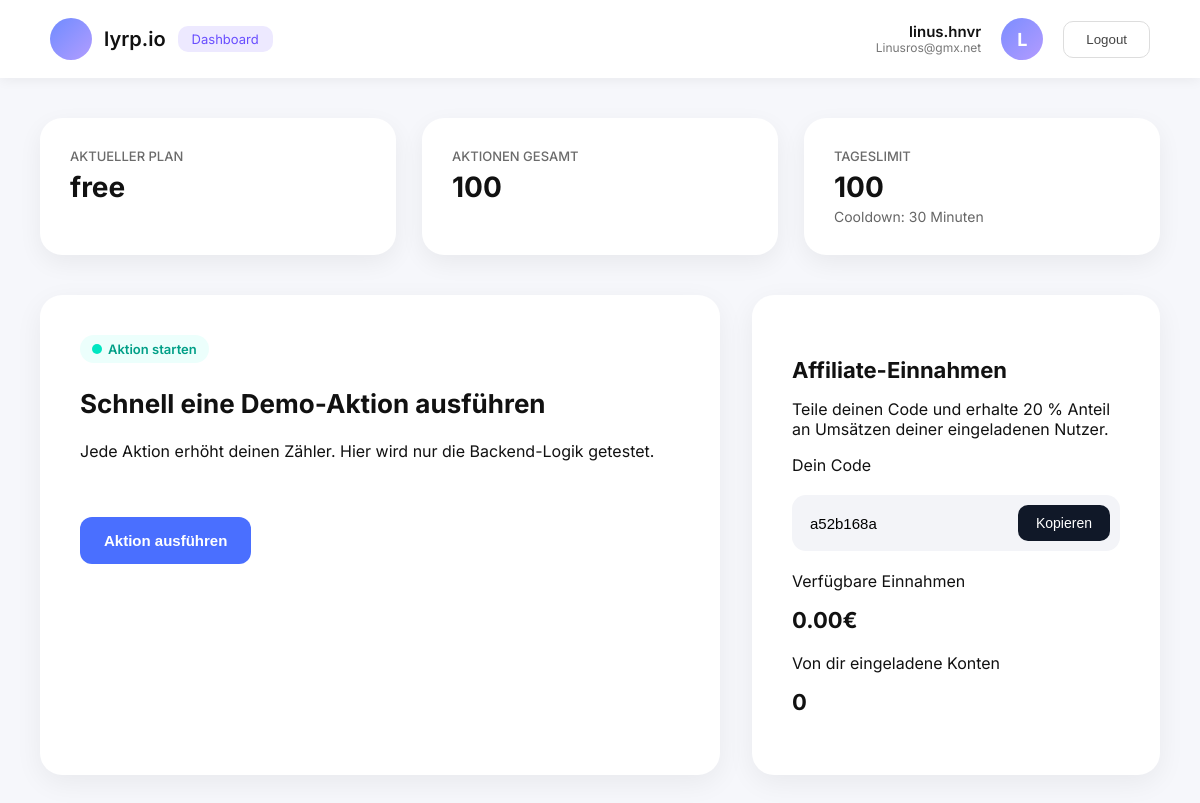
The page /dashboard (signed in) on the database its author committed.
### models.py (models this page shows)
class User(db.Model):
    id = db.Column(db.Integer, primary_key=True)
    email = db.Column(db.String(120), unique=True)
    username = db.Column(db.String(120))
    password = db.Column(db.String(200))
    plan = db.Column(db.String(20), default="free")
    last_click = db.Column(db.DateTime, default=datetime(2000, 1, 1))
    balance = db.Column(db.Float, default=0.0)
    referral_code = db.Column(db.String(50), unique=True, default=lambda: str(uuid.uuid4())[:8])
    referred_by = db.Column(db.String(50), nullable=True)
    email_verified = db.Column(db.Boolean, default=False)
    reset_token = db.Column(db.String(200), nullable=True)
    followers_sent = db.Column(db.Integer, default=0)

### dashboard.py (the view)
@dash_bp.route("/dashboard")
def dashboard():
    if "user_id" not in session:
        return redirect("/login")
    user = User.query.get(session["user_id"])
    plan_data = PLAN_SETTINGS[user.plan]
    now = datetime.utcnow()
    elapsed = (now - user.last_click).total_seconds()
    cooldown = plan_data["cooldown"]
    remaining = max(0, int(cooldown - elapsed))
    referred_users = User.query.filter_by(referred_by=user.referral_code).all()
    total_generated = sum([u.balance for u in referred_users])
    total_actions = 0
    return render_template(
        "dashboard.html",
        user=user,
        plan_data=plan_data,
        remaining=remaining,
        referred_users=referred_users,
        total_generated=total_generated,
        total_actions=total_actions,
        plan_settings=PLAN_SETTINGS  # 🔥 WICHTIG FÜR DEIN HTML
    )

### dashboard.py (called while the page is built)
@dash_bp.before_request
def check_login():
    if "user_id" not in session:
        return redirect("/login")

### templates/dashboard.html (shortened to what this page needs)
<!DOCTYPE html>
<html lang="de">
<head>
</head>
<body>
<div class="navbar">
    <div class="nav-left">
        <div class="logo"></div>
        <div class="brand">lyrp.io</div>
        <div class="badge">Dashboard</div>
    </div>
    <div class="nav-right">
        <div class="user-info">
            <div class="user-name">{{ user.username }}</div>
            <div class="user-email">{{ user.email }}</div>
        </div>
        <div class="avatar">
            {{ user.username[0] | upper }}
        </div>
        <button class="logout-btn" onclick="window.location='/logout'">Logout</button>
    </div>
</div>
<div class="page">
    <div class="top-grid">
        <div class="card">
            <div class="card-title">AKTUELLER PLAN</div>
            <div class="card-value">{{ user.plan }}</div>
        </div>
        <div class="card">
            <div class="card-title">AKTIONEN GESAMT</div>
            <div class="card-value">{{ user.followers_sent }}</div>
        </div>
        <div class="card">
            <div class="card-title">TAGESLIMIT</div>
            <div class="card-value">{{ plan_data['quantity'] }}</div>
            <div style="font-size:14px; margin-top:4px; color:#666;">
                Cooldown: {{ plan_data['cooldown'] // 60 }} Minuten
            </div>
        </div>
    </div>
    <div class="main-grid">
        <div class="action-box">
            <div class="start-pill">
                <span class="dot"></span> Aktion starten
            </div>
            <h2>Schnell eine Demo-Aktion ausführen</h2>
            <p>Jede Aktion erhöht deinen Zähler. Hier wird nur die Backend-Logik getestet.</p>
            <button class="action-btn" onclick="sendOrder()">Aktion ausführen</button>
        </div>
        <div class="aff-box">
            <h3>Affiliate-Einnahmen</h3>
            <p>Teile deinen Code und erhalte 20 % Anteil an Umsätzen deiner eingeladenen Nutzer.</p>
            <label>Dein Code</label>
            <div class="copy-area">
                <input id="refcode" value="{{ user.referral_code }}" readonly>
                <button class="copy-btn" onclick="copyRef()">Kopieren</button>
            </div>
            <p>Verfügbare Einnahmen</p>
            <div class="money">{{ "%.2f"|format(user.balance) }}€</div>
            <p>Von dir eingeladene Konten</p>
            <div class="money">{{ referred_users|length }}</div>
        </div>
    </div>
</div>
</body>
</html>

### templates/dashboard.html (style rules this page uses)
body { margin: 0; font-family: 'Inter', sans-serif; background: #f6f7fb; color: #111; }
.navbar { background: #ffffff; padding: 18px 50px; display: flex; justify-content: space-between; align-items: center; box-shadow: 0 2px 12px rgba(0,0,0,0.06); }
.nav-left { display: flex; align-items: center; gap: 12px; }
.logo { width: 42px; height: 42px; background: linear-gradient(135deg, #6f8bff, #b29dff); border-radius: 50%; }
.brand { font-size: 20px; font-weight: 600; }
.badge { background: #ede9ff; padding: 5px 14px; border-radius: 10px; font-size: 13px; color: #694eff; }
.logout-btn { padding: 10px 22px; border-radius: 10px; background: white; color: #444; border: 1px solid #ddd; cursor: pointer; transition: 0.2s; }
.page { max-width: 1400px; margin: auto; padding: 40px; }
.top-grid { display: grid; grid-template-columns: repeat(3, 1fr); gap: 26px; }
.card { background: white; border-radius: 22px; padding: 30px; box-shadow: 0 8px 25px rgba(0,0,0,0.06); }
.card-title { font-size: 13px; font-weight: 500; color: #6b6b6b; margin-bottom: 6px; }
.card-value { font-size: 28px; font-weight: 700; }
.main-grid { margin-top: 40px; display: grid; grid-template-columns: 2fr 1.2fr; gap: 32px; }
.action-box { background: white; border-radius: 22px; padding: 40px; box-shadow: 0 8px 28px rgba(0,0,0,0.06); }
.start-pill { display: inline-flex; align-items: center; gap: 6px; background: #ecfffc; padding: 6px 12px; border-radius: 30px; color: #009f87; font-size: 13px; font-weight: 600; }
.start-pill .dot { width: 10px; height: 10px; background: #00e6c1; border-radius: 50%; }
.action-box h2 { font-size: 26px; font-weight: 700; margin-top: 25px; }
.action-btn { margin-top: 40px; background: #4a6fff; padding: 15px 24px; color: white; font-size: 15px; border: none; border-radius: 12px; cursor: pointer; font-weight: 600; transition: 0.2s; }
.aff-box { background: white; border-radius: 22px; padding: 40px; box-shadow: 0 8px 28px rgba(0,0,0,0.06); }
.aff-box h3 { font-size: 22px; font-weight: 700; margin-bottom: 6px; }
.copy-area { background: #f3f4f8; padding: 10px; border-radius: 14px; display: flex; align-items: center; margin: 20px 0; }
.copy-area input { border: none; background: none; flex: 1; padding: 8px; font-size: 15px; }
.copy-btn { background: #101828; padding: 10px 18px; border-radius: 10px; color: white; border: none; cursor: pointer; font-size: 14px; }
.money { font-size: 22px; font-weight: 700; margin: 5px 0 20px; }
.nav-right { display: flex; align-items: center; gap: 20px; }
.user-info { text-align: right; line-height: 1.2; }
.user-name { font-weight: 600; font-size: 15px; }
.user-email { font-size: 12px; color: #777; }
.avatar { width: 42px; height: 42px; background: linear-gradient(135deg, #7b8dff, #b39bff); border-radius: 50%; display: flex; align-items: center; justify-content: center; color: white; font-weight: 700; font-size: 18px; text-transform: uppercase; }

### rows shown on the page
User: username "linus.hnvr", email "Linusros@gmx.net", username "L", plan "free", followers_sent "100", referral_code "a52b168a", balance "0.00"

### other values the page prints
{{ plan_data['quantity'] }} "100"
{{ plan_data['cooldown'] // 60 }} "30"
{{ referred_users|length }} "0"
